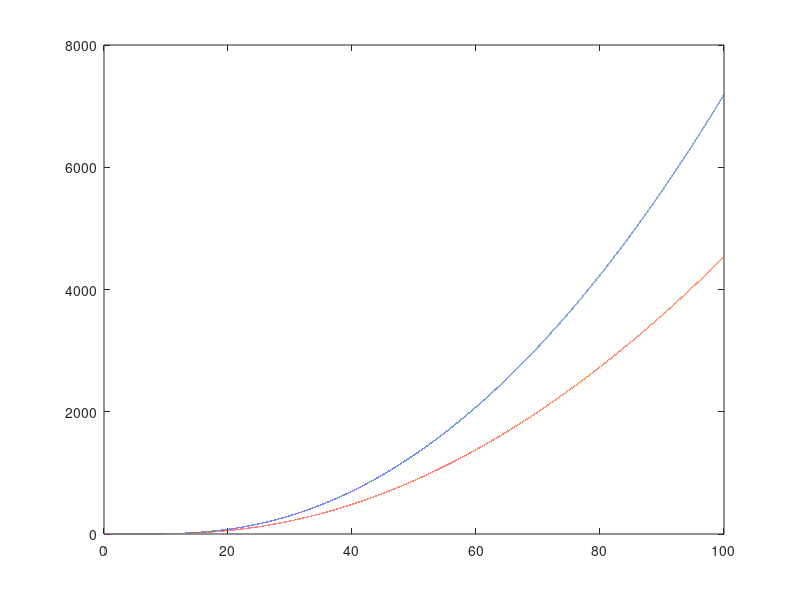

Write MATLAB code to recreate this figure.
t = 0:0.001:100;
N = 3;
k = 33;
y = t.^(N-1).*exp(-k./t);
plot(t,y);hold on;
N = 2.9;
y1 = t.^(N-1).*exp(-k./t);
plot(t,y1);